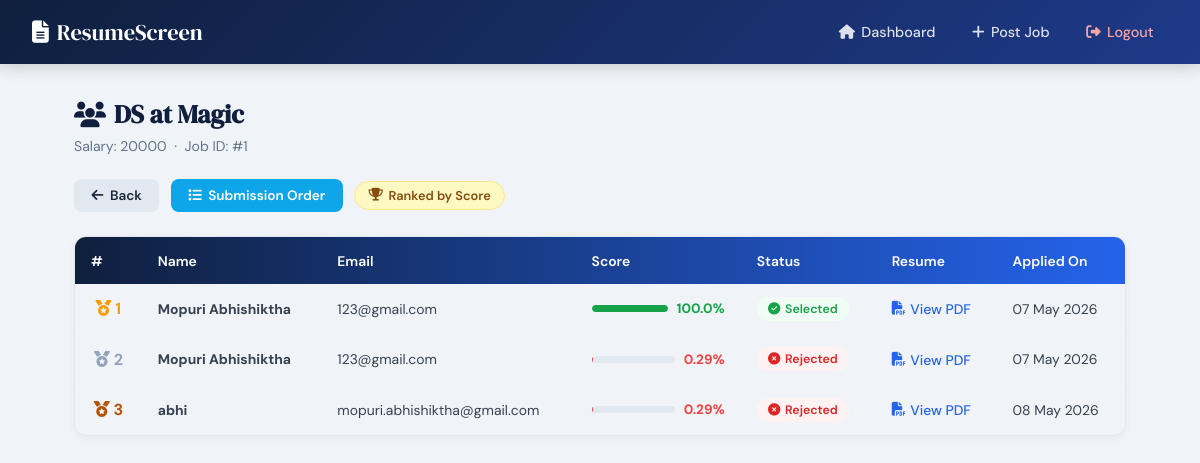
Screenshot of /applicants/1?ranked=1 (signed in) with the database file from the repository.
### tables this page shows
CREATE TABLE jobs (
    id              INTEGER PRIMARY KEY AUTOINCREMENT,
    company         TEXT NOT NULL,
    job_profile     TEXT NOT NULL,
    salary          TEXT NOT NULL,
    job_description TEXT NOT NULL,
    posted_by       TEXT NOT NULL,
    posted_at       TEXT NOT NULL
);

CREATE TABLE resumes (
    id          INTEGER PRIMARY KEY AUTOINCREMENT,
    name        TEXT,
    email       TEXT,
    filename    TEXT,
    job_id      INTEGER,
    score       REAL,
    status      TEXT,
    uploaded_at TEXT,
    FOREIGN KEY (job_id) REFERENCES jobs(id)
);

### app.py (the view)
@app.route('/applicants/<int:job_id>')
def job_applicants(job_id):
    if 'hr_email' not in session:
        return redirect(url_for('hr_login'))
    conn = get_db(); cur = conn.cursor()
    try:
        cur.execute("SELECT id,company,job_profile,salary FROM jobs WHERE id=? AND posted_by=?",
                    (job_id, session['hr_email']))
        job = cur.fetchone()
        if not job:
            return redirect(url_for('hr_dash'))
        ranked = request.args.get('ranked', '0') == '1'
        cur.execute(f"""
            SELECT name,email,filename,score,status,uploaded_at
            FROM resumes WHERE job_id=? ORDER BY {'score DESC' if ranked else 'uploaded_at ASC'}
        """, (job_id,))
        applicants = [(i,) + tuple([*r[:5], parse_datetime(r[5])])
                      for i, r in enumerate(cur.fetchall(), 1)]
        return render_template('job_applicants.html',
                               job=job, applicants=applicants, ranked=ranked)
    except sqlite3.Error:
        return redirect(url_for('hr_dash'))
    finally:
        cur.close(); conn.close()

### app.py (called while the page is built)
def get_db():
    return sqlite3.connect(DB_PATH)

def parse_datetime(val):
    if val and isinstance(val, str):
        for fmt in ('%Y-%m-%d %H:%M:%S.%f', '%Y-%m-%d %H:%M:%S'):
            try: return datetime.strptime(val, fmt)
            except ValueError: pass
    return val

### templates/job_applicants.html (shortened to what this page needs)
<!DOCTYPE html>
<html lang="en">
<head>
  <link rel="stylesheet" href="https://cdnjs.cloudflare.com/ajax/libs/font-awesome/6.4.2/css/all.min.css">
</head>
<body>
<nav>
  <div class="nav-container">
    <a href="{{ url_for('hr_dash') }}" class="nav-logo"><i class="fas fa-file-alt"></i> ResumeScreen</a>
    <ul>
      <li><a href="{{ url_for('hr_dash') }}"><i class="fas fa-home"></i> Dashboard</a></li>
      <li><a href="{{ url_for('post_job') }}"><i class="fas fa-plus"></i> Post Job</a></li>
      <li><a href="{{ url_for('logout') }}" class="logout"><i class="fas fa-sign-out-alt"></i> Logout</a></li>
    </ul>
  </div>
</nav>
<div class="container">
  <div class="page-header">
    <h2><i class="fas fa-users"></i> {{ job[2] }} at {{ job[1] }}</h2>
    <p>Salary: {{ job[3] }} &nbsp;·&nbsp; Job ID: #{{ job[0] }}</p>
  </div>
  <div class="controls">
    <a href="{{ url_for('hr_dash') }}" class="btn btn-back"><i class="fas fa-arrow-left"></i> Back</a>
    {% if ranked %}
      <a href="{{ url_for('job_applicants', job_id=job[0]) }}" class="btn btn-unrank">
        <i class="fas fa-list"></i> Submission Order
      </a>
      <span class="ranked-badge"><i class="fas fa-trophy"></i> Ranked by Score</span>
    {% else %}
      <a href="{{ url_for('job_applicants', job_id=job[0], ranked=1) }}" class="btn btn-rank">
        <i class="fas fa-trophy"></i> Rank by Score
      </a>
    {% endif %}
  </div>
  {% if applicants %}
    <div class="table-wrap">
      <table>
        <thead>
          <tr>
            <th>#</th>
            <th>Name</th>
            <th>Email</th>
            <th>Score</th>
            <th>Status</th>
            <th>Resume</th>
            <th>Applied On</th>
          </tr>
        </thead>
        <tbody>
          {% for app in applicants %}
            {% set score = app[4] %}
            {% if score >= 75 %}{% set bar_color = '#16a34a' %}
            {% elif score >= 50 %}{% set bar_color = '#f59e0b' %}
            {% else %}{% set bar_color = '#ef4444' %}{% endif %}
            <tr>
              <td class="rank-cell {% if ranked %}{% if app[0]==1 %}rank-1{% elif app[0]==2 %}rank-2{% elif app[0]==3 %}rank-3{% endif %}{% endif %}">
                {% if ranked and app[0] <= 3 %}<i class="fas fa-medal"></i> {% endif %}{{ app[0] }}
              </td>
              <td><strong>{{ app[1] }}</strong></td>
              <td>{{ app[2] }}</td>
              <td>
                <div class="score-wrap">
                  <div class="score-bar-bg">
                    <div class="score-bar-fill" style="width:{{ score }}%;background:{{ bar_color }};"></div>
                  </div>
                  <span class="score-num" style="color:{{ bar_color }};">{{ score }}%</span>
                </div>
              </td>
              <td>
                <span class="status-badge {% if app[5]=='Selected' %}status-selected{% else %}status-rejected{% endif %}">
                  <i class="fas {% if app[5]=='Selected' %}fa-check-circle{% else %}fa-times-circle{% endif %}"></i>
                  {{ app[5] }}
                </span>
              </td>
              <td>
                <a href="{{ url_for('uploaded_file', filename=app[3]) }}" target="_blank" class="resume-link">
                  <i class="fas fa-file-pdf"></i> View PDF
                </a>
              </td>
              <td>{{ app[6].strftime('%d %b %Y') if app[6] else '—' }}</td>
            </tr>
          {% endfor %}
        </tbody>
      </table>
    </div>
  {% else %}
    <div class="empty">
      <i class="fas fa-inbox fa-2x" style="display:block;margin-bottom:.75rem;"></i>
      No applications yet for this job.
    </div>
  {% endif %}
</div>
</body>
</html>

### templates/job_applicants.html (style rules this page uses)
*, *::before, *::after { margin:0; padding:0; box-sizing:border-box; }
:root { --blue:#2563eb; --navy:#0f1f3d; }
body { font-family:'DM Sans',sans-serif; background:#f0f4f8; color:#1e293b; min-height:100vh; }
nav { background:linear-gradient(135deg,#0f1f3d,#1e3a8a); padding:1rem 2rem; position:sticky; top:0; z-index:1000; box-shadow:0 2px 16px rgba(0,0,0,.2); }
.nav-container { max-width:1200px; margin:0 auto; display:flex; justify-content:space-between; align-items:center; }
.nav-logo { color:#fff; font-family:'DM Serif Display',serif; font-size:1.4rem; text-decoration:none; display:flex; align-items:center; gap:.5rem; }
nav ul { display:flex; list-style:none; gap:.5rem; }
nav ul li a { color:rgba(255,255,255,.85); text-decoration:none; font-size:.9rem; font-weight:500; padding:.45rem .9rem; border-radius:8px; display:flex; align-items:center; gap:.4rem; transition:background .2s; }
nav ul li a.logout { color:#fca5a5; }
.container { max-width:1100px; margin:2rem auto; padding:0 1.5rem 3rem; }
.page-header { margin-bottom:1.5rem; }
.page-header h2 { font-family:'DM Serif Display',serif; font-size:1.6rem; color:var(--navy); display:flex; align-items:center; gap:.5rem; }
.page-header p { color:#64748b; font-size:.88rem; margin-top:.3rem; }
.controls { display:flex; gap:.7rem; flex-wrap:wrap; margin-bottom:1.5rem; align-items:center; }
.btn { padding:.5rem 1.1rem; border:none; border-radius:8px; font-family:'DM Sans',sans-serif; font-size:.85rem; font-weight:600; cursor:pointer; display:inline-flex; align-items:center; gap:.4rem; text-decoration:none; transition:opacity .2s, transform .2s; }
.btn-back { background:#e2e8f0; color:#1e293b; }
.btn-unrank { background:#0ea5e9; color:#fff; }
.ranked-badge { display:inline-flex; align-items:center; gap:.35rem; background:#fef9c3; color:#854d0e; border:1px solid #fde68a; padding:.3rem .85rem; border-radius:20px; font-size:.8rem; font-weight:600; }
.table-wrap { overflow-x:auto; border-radius:12px; border:1px solid #e2e8f0; box-shadow:0 2px 8px rgba(0,0,0,.05); }
table { width:100%; border-collapse:collapse; font-size:.87rem; }
thead tr { background:linear-gradient(90deg,#0f1f3d,#2563eb); color:#fff; }
thead th { padding:.9rem 1rem; text-align:left; font-weight:600; white-space:nowrap; }
tbody tr { border-bottom:1px solid #f1f5f9; transition:background .15s; }
tbody tr:last-child { border-bottom:none; }
td { padding:.8rem 1rem; vertical-align:middle; color:#374151; }
.rank-cell { font-weight:700; font-size:1rem; text-align:center; }
.rank-1 { color:#f59e0b; }
.rank-2 { color:#94a3b8; }
.rank-3 { color:#b45309; }
.score-wrap { display:flex; align-items:center; gap:.55rem; min-width:120px; }
.score-bar-bg { flex:1; height:7px; background:#e2e8f0; border-radius:99px; overflow:hidden; }
.score-bar-fill { height:100%; border-radius:99px; }
.score-num { font-weight:700; font-size:.85rem; white-space:nowrap; }
.status-badge { display:inline-flex; align-items:center; gap:.3rem; padding:.25rem .7rem; border-radius:20px; font-size:.77rem; font-weight:600; }
.status-selected { background:#f0fdf4; color:#16a34a; }
.status-rejected { background:#fef2f2; color:#dc2626; }
.resume-link { color:var(--blue); text-decoration:none; font-weight:500; display:inline-flex; align-items:center; gap:.3rem; }

### rows the page displays
jobs: job_profile "DS", company "Magic", salary "20000", id "1"
resumes: job "1", name "Mopuri Abhishiktha", email "123@gmail.com", score "100.0", status "Selected", uploaded_at "07 May 2026"
resumes: app "2", name "Mopuri Abhishiktha", email "123@gmail.com", score "0.29", status "Rejected", uploaded_at "07 May 2026"
resumes: app "3", name "abhi", email "mopuri.abhishiktha@gmail.com", score "0.29", status "Rejected", uploaded_at "08 May 2026"
